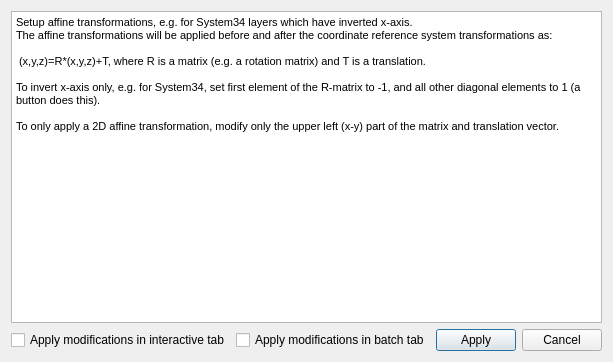
<?xml version="1.0" encoding="UTF-8"?>
<ui version="4.0">
 <class>Dialog</class>
 <widget class="QDialog" name="Dialog">
  <property name="geometry">
   <rect>
    <x>0</x>
    <y>0</y>
    <width>568</width>
    <height>362</height>
   </rect>
  </property>
  <property name="windowTitle">
   <string>Affine transformations</string>
  </property>
  <layout class="QVBoxLayout" name="verticalLayout">
   <item>
    <widget class="QTextBrowser" name="textBrowser">
     <property name="html">
      <string>&lt;!DOCTYPE HTML PUBLIC &quot;-//W3C//DTD HTML 4.0//EN&quot; &quot;http://www.w3.org/TR/REC-html40/strict.dtd&quot;&gt;
&lt;html&gt;&lt;head&gt;&lt;meta name=&quot;qrichtext&quot; content=&quot;1&quot; /&gt;&lt;style type=&quot;text/css&quot;&gt;
p, li { white-space: pre-wrap; }
&lt;/style&gt;&lt;/head&gt;&lt;body style=&quot; font-family:'MS Shell Dlg 2'; font-size:8.25pt; font-weight:400; font-style:normal;&quot;&gt;
&lt;p style=&quot; margin-top:0px; margin-bottom:0px; margin-left:0px; margin-right:0px; -qt-block-indent:0; text-indent:0px;&quot;&gt;&lt;span style=&quot; font-size:8pt;&quot;&gt;Setup affine transformations, e.g. for System34 layers which have inverted x-axis.&lt;/span&gt;&lt;/p&gt;
&lt;p style=&quot; margin-top:0px; margin-bottom:0px; margin-left:0px; margin-right:0px; -qt-block-indent:0; text-indent:0px;&quot;&gt;&lt;span style=&quot; font-size:8pt;&quot;&gt;The affine transformations will be applied before and after the coordinate reference system transformations as:&lt;/span&gt;&lt;/p&gt;
&lt;p style=&quot;-qt-paragraph-type:empty; margin-top:0px; margin-bottom:0px; margin-left:0px; margin-right:0px; -qt-block-indent:0; text-indent:0px; font-size:8pt;&quot;&gt;&lt;br /&gt;&lt;/p&gt;
&lt;p style=&quot; margin-top:0px; margin-bottom:0px; margin-left:0px; margin-right:0px; -qt-block-indent:0; text-indent:0px;&quot;&gt;&lt;span style=&quot; font-size:8pt;&quot;&gt; (x,y,z)=R*(x,y,z)+T, where R is a matrix (e.g. a rotation matrix) and T is a translation.&lt;/span&gt;&lt;/p&gt;
&lt;p style=&quot;-qt-paragraph-type:empty; margin-top:0px; margin-bottom:0px; margin-left:0px; margin-right:0px; -qt-block-indent:0; text-indent:0px; font-size:8pt;&quot;&gt;&lt;br /&gt;&lt;/p&gt;
&lt;p style=&quot; margin-top:0px; margin-bottom:0px; margin-left:0px; margin-right:0px; -qt-block-indent:0; text-indent:0px;&quot;&gt;&lt;span style=&quot; font-size:8pt;&quot;&gt;To invert x-axis only, e.g. for System34, set first element of the R-matrix to -1, and all other diagonal elements to 1 (a button does this).&lt;/span&gt;&lt;/p&gt;
&lt;p style=&quot;-qt-paragraph-type:empty; margin-top:0px; margin-bottom:0px; margin-left:0px; margin-right:0px; -qt-block-indent:0; text-indent:0px; font-size:8pt;&quot;&gt;&lt;br /&gt;&lt;/p&gt;
&lt;p style=&quot; margin-top:0px; margin-bottom:0px; margin-left:0px; margin-right:0px; -qt-block-indent:0; text-indent:0px;&quot;&gt;&lt;span style=&quot; font-size:8pt;&quot;&gt;To only apply a 2D affine transformation, modify only the upper left (x-y) part of the matrix and translation vector.&lt;/span&gt;&lt;/p&gt;&lt;/body&gt;&lt;/html&gt;</string>
     </property>
    </widget>
   </item>
   <item>
    <layout class="QHBoxLayout" name="layout_horizontal"/>
   </item>
   <item>
    <layout class="QHBoxLayout" name="horizontalLayout">
     <item>
      <spacer name="horizontalSpacer">
       <property name="orientation">
        <enum>Qt::Horizontal</enum>
       </property>
       <property name="sizeHint" stdset="0">
        <size>
         <width>40</width>
         <height>20</height>
        </size>
       </property>
      </spacer>
     </item>
     <item>
      <widget class="QCheckBox" name="chb_apply_interactive">
       <property name="whatsThis">
        <string>&lt;html&gt;&lt;head/&gt;&lt;body&gt;&lt;p&gt;Check this to apply modifications in the interactive tab - for experimentation etc.&lt;/p&gt;&lt;/body&gt;&lt;/html&gt;</string>
       </property>
       <property name="text">
        <string>Apply modifications in interactive tab</string>
       </property>
      </widget>
     </item>
     <item>
      <widget class="QCheckBox" name="chb_apply_f2f">
       <property name="whatsThis">
        <string>&lt;html&gt;&lt;head/&gt;&lt;body&gt;&lt;p&gt;Check this to apply affine modifications in batch mode, when transforming datasources.&lt;/p&gt;&lt;/body&gt;&lt;/html&gt;</string>
       </property>
       <property name="text">
        <string>Apply modifications in batch tab</string>
       </property>
      </widget>
     </item>
     <item>
      <widget class="QPushButton" name="bt_apply">
       <property name="toolTip">
        <string>&lt;html&gt;&lt;head/&gt;&lt;body&gt;&lt;p&gt;Click to apply changes.&lt;/p&gt;&lt;/body&gt;&lt;/html&gt;</string>
       </property>
       <property name="text">
        <string>Apply</string>
       </property>
      </widget>
     </item>
     <item>
      <widget class="QPushButton" name="bt_cancel">
       <property name="sizePolicy">
        <sizepolicy hsizetype="Minimum" vsizetype="Fixed">
         <horstretch>0</horstretch>
         <verstretch>0</verstretch>
        </sizepolicy>
       </property>
       <property name="text">
        <string>Cancel</string>
       </property>
      </widget>
     </item>
    </layout>
   </item>
  </layout>
 </widget>
 <resources/>
 <connections/>
</ui>
